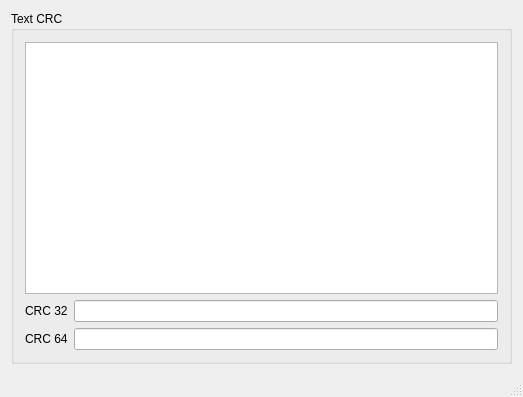
<?xml version="1.0" encoding="UTF-8"?>
<ui version="4.0">
 <class>MainWindow</class>
 <widget class="QMainWindow" name="MainWindow">
  <property name="geometry">
   <rect>
    <x>0</x>
    <y>0</y>
    <width>523</width>
    <height>397</height>
   </rect>
  </property>
  <property name="windowTitle">
   <string>CRC Calculator</string>
  </property>
  <widget class="QWidget" name="centralWidget">
   <layout class="QVBoxLayout" name="verticalLayout_2">
    <item>
     <widget class="QGroupBox" name="groupBox">
      <property name="title">
       <string>Text CRC</string>
      </property>
      <layout class="QVBoxLayout" name="verticalLayout">
       <item>
        <widget class="QPlainTextEdit" name="plainTextEdit">
         <property name="lineWrapMode">
          <enum>QPlainTextEdit::NoWrap</enum>
         </property>
         <property name="plainText">
          <string notr="true"/>
         </property>
        </widget>
       </item>
       <item>
        <layout class="QFormLayout" name="formLayout">
         <item row="0" column="0">
          <widget class="QLabel" name="label">
           <property name="text">
            <string>CRC 32</string>
           </property>
          </widget>
         </item>
         <item row="0" column="1">
          <widget class="QLineEdit" name="crc32Result">
           <property name="readOnly">
            <bool>true</bool>
           </property>
          </widget>
         </item>
         <item row="1" column="0">
          <widget class="QLabel" name="label_4">
           <property name="text">
            <string>CRC 64</string>
           </property>
          </widget>
         </item>
         <item row="1" column="1">
          <widget class="QLineEdit" name="crc64Result">
           <property name="readOnly">
            <bool>true</bool>
           </property>
          </widget>
         </item>
        </layout>
       </item>
      </layout>
     </widget>
    </item>
   </layout>
  </widget>
  <widget class="QMenuBar" name="menuBar">
   <property name="geometry">
    <rect>
     <x>0</x>
     <y>0</y>
     <width>523</width>
     <height>20</height>
    </rect>
   </property>
  </widget>
  <widget class="QStatusBar" name="statusBar"/>
 </widget>
 <layoutdefault spacing="6" margin="11"/>
 <resources/>
 <connections/>
</ui>
